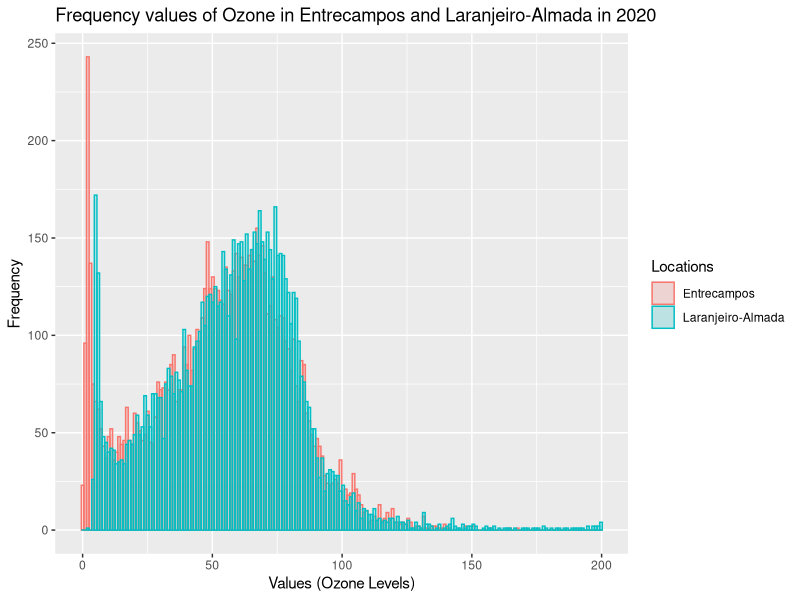

Reproduce this figure in R.
library(readxl)
library(ggplot2)

Values <- read_excel ("data/QualidadeARO3.xlsx")

Almada <- Values[,"Laranjeiro-Almada"]
Entrecampos <- Values[,"Entrecampos"]
colnames(Almada)<- c("Valores")
colnames(Entrecampos)<- c("Valores")

Entrecampos$Valores <- as.numeric(Entrecampos$Valores)

m <- rbind(Almada,Entrecampos)
df <- data.frame("Locations" = rep(c("Laranjeiro-Almada","Entrecampos"), each=8784),"Valores" = m)

ggplot(df, aes(x=Valores, color=Locations, fill=Locations)) + geom_histogram(bins=200,alpha=0.2, position="identity")+
  labs(title="Frequency values of Ozone in Entrecampos and Laranjeiro-Almada in 2020",x="Values (Ozone Levels)", y = "Frequency")
